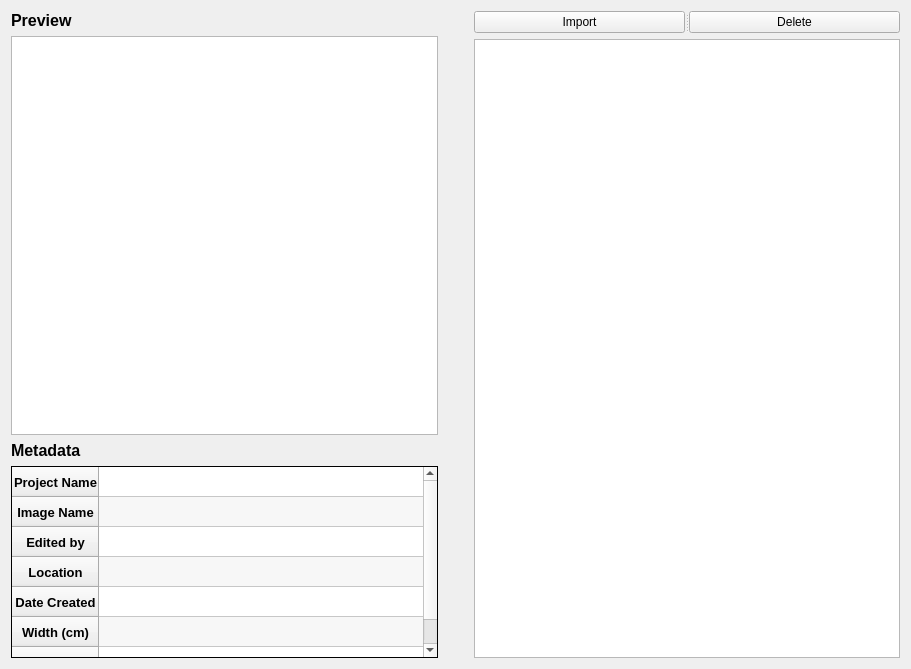
<?xml version="1.0" encoding="UTF-8"?>
<ui version="4.0">
 <class>import_Widget</class>
 <widget class="QWidget" name="import_Widget">
  <property name="geometry">
   <rect>
    <x>0</x>
    <y>0</y>
    <width>911</width>
    <height>669</height>
   </rect>
  </property>
  <property name="windowTitle">
   <string>Form</string>
  </property>
  <layout class="QHBoxLayout" name="horizontalLayout">
   <item>
    <layout class="QVBoxLayout" name="preview_Layout">
     <item>
      <widget class="QLabel" name="preivew_Label">
       <property name="sizePolicy">
        <sizepolicy hsizetype="MinimumExpanding" vsizetype="Minimum">
         <horstretch>0</horstretch>
         <verstretch>0</verstretch>
        </sizepolicy>
       </property>
       <property name="font">
        <font>
         <pointsize>12</pointsize>
         <weight>75</weight>
         <bold>true</bold>
        </font>
       </property>
       <property name="text">
        <string>Preview</string>
       </property>
      </widget>
     </item>
     <item>
      <widget class="QGraphicsView" name="graphics_View"/>
     </item>
     <item>
      <widget class="QLabel" name="metadata_Label">
       <property name="sizePolicy">
        <sizepolicy hsizetype="MinimumExpanding" vsizetype="Minimum">
         <horstretch>0</horstretch>
         <verstretch>0</verstretch>
        </sizepolicy>
       </property>
       <property name="font">
        <font>
         <pointsize>12</pointsize>
         <weight>75</weight>
         <italic>false</italic>
         <bold>true</bold>
        </font>
       </property>
       <property name="text">
        <string>Metadata</string>
       </property>
      </widget>
     </item>
     <item>
      <widget class="QTableWidget" name="metadata_Table">
       <property name="enabled">
        <bool>true</bool>
       </property>
       <property name="sizePolicy">
        <sizepolicy hsizetype="MinimumExpanding" vsizetype="Maximum">
         <horstretch>0</horstretch>
         <verstretch>0</verstretch>
        </sizepolicy>
       </property>
       <property name="maximumSize">
        <size>
         <width>999999</width>
         <height>16777215</height>
        </size>
       </property>
       <property name="frameShape">
        <enum>QFrame::Panel</enum>
       </property>
       <property name="frameShadow">
        <enum>QFrame::Plain</enum>
       </property>
       <property name="lineWidth">
        <number>1</number>
       </property>
       <property name="dragDropMode">
        <enum>QAbstractItemView::InternalMove</enum>
       </property>
       <property name="alternatingRowColors">
        <bool>true</bool>
       </property>
       <property name="showGrid">
        <bool>true</bool>
       </property>
       <property name="gridStyle">
        <enum>Qt::SolidLine</enum>
       </property>
       <property name="sortingEnabled">
        <bool>false</bool>
       </property>
       <property name="wordWrap">
        <bool>true</bool>
       </property>
       <property name="cornerButtonEnabled">
        <bool>true</bool>
       </property>
       <attribute name="horizontalHeaderVisible">
        <bool>false</bool>
       </attribute>
       <attribute name="horizontalHeaderCascadingSectionResizes">
        <bool>false</bool>
       </attribute>
       <attribute name="horizontalHeaderDefaultSectionSize">
        <number>410</number>
       </attribute>
       <attribute name="horizontalHeaderHighlightSections">
        <bool>true</bool>
       </attribute>
       <attribute name="horizontalHeaderShowSortIndicator" stdset="0">
        <bool>false</bool>
       </attribute>
       <attribute name="verticalHeaderMinimumSectionSize">
        <number>10</number>
       </attribute>
       <attribute name="verticalHeaderHighlightSections">
        <bool>true</bool>
       </attribute>
       <attribute name="verticalHeaderShowSortIndicator" stdset="0">
        <bool>false</bool>
       </attribute>
       <attribute name="verticalHeaderStretchLastSection">
        <bool>false</bool>
       </attribute>
       <row>
        <property name="text">
         <string>Project Name</string>
        </property>
        <property name="font">
         <font>
          <pointsize>10</pointsize>
          <weight>75</weight>
          <bold>true</bold>
         </font>
        </property>
        <property name="textAlignment">
         <set>AlignCenter</set>
        </property>
        <property name="background">
         <color>
          <red>0</red>
          <green>85</green>
          <blue>255</blue>
         </color>
        </property>
       </row>
       <row>
        <property name="text">
         <string>Image Name</string>
        </property>
        <property name="font">
         <font>
          <pointsize>10</pointsize>
          <weight>75</weight>
          <bold>true</bold>
         </font>
        </property>
        <property name="textAlignment">
         <set>AlignCenter</set>
        </property>
        <property name="background">
         <color>
          <red>0</red>
          <green>170</green>
          <blue>255</blue>
         </color>
        </property>
        <property name="foreground">
         <brush brushstyle="SolidPattern">
          <color alpha="255">
           <red>0</red>
           <green>0</green>
           <blue>0</blue>
          </color>
         </brush>
        </property>
       </row>
       <row>
        <property name="text">
         <string>Edited by</string>
        </property>
        <property name="font">
         <font>
          <pointsize>10</pointsize>
          <weight>75</weight>
          <bold>true</bold>
         </font>
        </property>
        <property name="textAlignment">
         <set>AlignCenter</set>
        </property>
        <property name="background">
         <color>
          <red>0</red>
          <green>85</green>
          <blue>255</blue>
         </color>
        </property>
        <property name="foreground">
         <brush brushstyle="SolidPattern">
          <color alpha="255">
           <red>0</red>
           <green>0</green>
           <blue>0</blue>
          </color>
         </brush>
        </property>
       </row>
       <row>
        <property name="text">
         <string>Location</string>
        </property>
        <property name="font">
         <font>
          <pointsize>10</pointsize>
          <weight>75</weight>
          <bold>true</bold>
         </font>
        </property>
        <property name="textAlignment">
         <set>AlignCenter</set>
        </property>
        <property name="background">
         <color>
          <red>0</red>
          <green>170</green>
          <blue>255</blue>
         </color>
        </property>
        <property name="foreground">
         <brush brushstyle="SolidPattern">
          <color alpha="255">
           <red>0</red>
           <green>0</green>
           <blue>0</blue>
          </color>
         </brush>
        </property>
       </row>
       <row>
        <property name="text">
         <string>Date Created</string>
        </property>
        <property name="font">
         <font>
          <pointsize>10</pointsize>
          <weight>75</weight>
          <bold>true</bold>
         </font>
        </property>
        <property name="textAlignment">
         <set>AlignCenter</set>
        </property>
        <property name="background">
         <color>
          <red>0</red>
          <green>85</green>
          <blue>255</blue>
         </color>
        </property>
        <property name="foreground">
         <brush brushstyle="SolidPattern">
          <color alpha="255">
           <red>0</red>
           <green>0</green>
           <blue>0</blue>
          </color>
         </brush>
        </property>
       </row>
       <row>
        <property name="text">
         <string>Width (cm)</string>
        </property>
        <property name="font">
         <font>
          <pointsize>10</pointsize>
          <weight>75</weight>
          <bold>true</bold>
         </font>
        </property>
        <property name="textAlignment">
         <set>AlignCenter</set>
        </property>
        <property name="background">
         <color>
          <red>0</red>
          <green>170</green>
          <blue>255</blue>
         </color>
        </property>
       </row>
       <row>
        <property name="text">
         <string>Height (cm)</string>
        </property>
        <property name="font">
         <font>
          <pointsize>10</pointsize>
          <weight>75</weight>
          <bold>true</bold>
         </font>
        </property>
        <property name="textAlignment">
         <set>AlignCenter</set>
        </property>
        <property name="background">
         <color>
          <red>0</red>
          <green>85</green>
          <blue>255</blue>
         </color>
        </property>
        <property name="foreground">
         <brush brushstyle="SolidPattern">
          <color alpha="255">
           <red>0</red>
           <green>0</green>
           <blue>0</blue>
          </color>
         </brush>
        </property>
       </row>
       <column>
        <property name="text">
         <string>Value</string>
        </property>
       </column>
      </widget>
     </item>
    </layout>
   </item>
   <item>
    <spacer name="horizontalSpacer">
     <property name="orientation">
      <enum>Qt::Horizontal</enum>
     </property>
     <property name="sizeType">
      <enum>QSizePolicy::Preferred</enum>
     </property>
     <property name="sizeHint" stdset="0">
      <size>
       <width>30</width>
       <height>20</height>
      </size>
     </property>
    </spacer>
   </item>
   <item>
    <layout class="QVBoxLayout" name="import_Layout">
     <item>
      <widget class="QSplitter" name="splitter_3">
       <property name="sizePolicy">
        <sizepolicy hsizetype="MinimumExpanding" vsizetype="Preferred">
         <horstretch>0</horstretch>
         <verstretch>0</verstretch>
        </sizepolicy>
       </property>
       <property name="orientation">
        <enum>Qt::Horizontal</enum>
       </property>
       <widget class="QPushButton" name="import_btn">
        <property name="sizePolicy">
         <sizepolicy hsizetype="MinimumExpanding" vsizetype="MinimumExpanding">
          <horstretch>0</horstretch>
          <verstretch>0</verstretch>
         </sizepolicy>
        </property>
        <property name="text">
         <string>Import</string>
        </property>
       </widget>
       <widget class="QPushButton" name="delete_Btn">
        <property name="sizePolicy">
         <sizepolicy hsizetype="MinimumExpanding" vsizetype="MinimumExpanding">
          <horstretch>0</horstretch>
          <verstretch>0</verstretch>
         </sizepolicy>
        </property>
        <property name="text">
         <string>Delete</string>
        </property>
       </widget>
      </widget>
     </item>
     <item>
      <widget class="QListWidget" name="listWidget">
       <property name="sizePolicy">
        <sizepolicy hsizetype="MinimumExpanding" vsizetype="MinimumExpanding">
         <horstretch>0</horstretch>
         <verstretch>0</verstretch>
        </sizepolicy>
       </property>
       <property name="lineWidth">
        <number>5</number>
       </property>
      </widget>
     </item>
    </layout>
   </item>
  </layout>
 </widget>
 <resources/>
 <connections/>
</ui>
